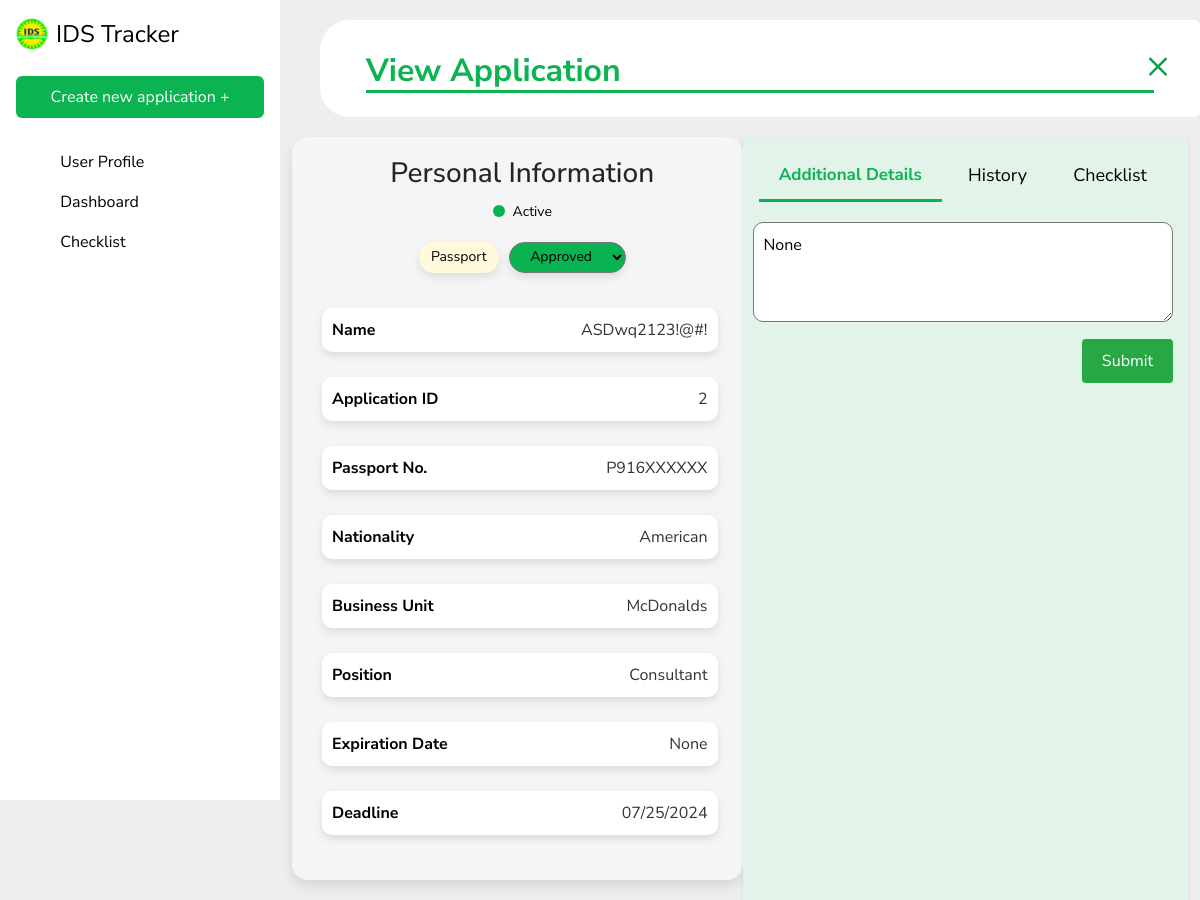
The app's page /view_application/2/ with its own data.
### IDSapp/models.py (models this page shows, shortened)
class BaseApplication(models.Model):
    class Meta:
        abstract = True
    application_types = [
        ('Renewal', 'Renewal'),
        ('Application', 'Application')
    ]
    document_types = [
        ('Visa', 'Visa'),
        ('Passport', 'Passport'),
        ('Work Permit', 'Work Permit')
    ]
    statuses = [
        ('In Progress', 'In Progress'),
        ('Lodged', 'Lodged'),
        ('Rejected', 'Rejected'),
        ('Approved', 'Approved'),
        ('Archived', 'Archived')
    ]
    conditions = [
        ('Active', 'Active'),
        ('Archived', 'Archived')
    ]
    firstName = models.CharField(max_length = 50)
    lastName = models.CharField(max_length = 50)
    nationality = models.CharField(max_length = 50)
    companyPos = models.CharField(max_length = 50)
    passportNo = models.CharField(max_length = 15)
    expirationDate = models.DateField(blank=True, null=True)
    deadline = models.DateField(blank=True, null=True)
    status = models.CharField(max_length = 20, choices = statuses)
    applicationType = models.CharField(max_length = 20, choices = application_types)
    documentType = models.CharField(max_length = 20, choices = document_types)
    businessUnit = models.CharField(max_length = 50)
    condition = models.CharField(max_length = 20, choices = conditions)
    comment = models.TextField(blank=True, null=True)
    priority = models.IntegerField(default=0)
    objects = models.Manager()
    def getFirstName(self):
        return self.firstName
    def getNationality(self):
        return self.nationality
    def getPassportNo(self):
        return self.passportNo
    def getExpirationDate(self):
        return self.expirationDate.strftime('%m/%d/%Y') if self.expirationDate else None
    def getDeadline(self):
        return self.deadline.strftime('%m/%d/%Y') if self.deadline else None
    def getStatus(self):
        return self.status
    def getDocumentType(self):
        return self.documentType
    def getBusinessUnit(self):
        return self.businessUnit
    def getCondition(self):
        return self.condition
    def getComment(self):
        return self.comment

class Application(BaseApplication):
    pass

### IDSapp/views.py (the view)
# urls.py: path('view_application/<int:pk>/', views.view_application, name='view_application'),
def view_application(request,pk): #add pk here
    a = get_object_or_404(Application, pk=pk)
    if request.method == 'POST':
        status = request.POST.get('status')
        a.status = status
        a.save()
        return redirect('view_dashboard')
    return render(request, 'view_application.html',{'a':a})

### IDSapp/templates/view_application.html (shortened to what this page needs)
{% extends 'base.html' %}
{% load static %}
{% block content %}
<div style="padding-top: 20px; margin-left: 40px;">
    <div class="card" style="border: none; border-bottom-left-radius: 30px; border-top-left-radius: 30px;">
        <div class="card-body">
            <h2 class="card-title mt-3" style="margin-left: 30px; margin-right: 30px; color: #0BB351; font-weight: bold; border-bottom: 3px solid #0BB351;">View Application</h2>
            <a href="{% url 'view_dashboard' %}" class="close-icon">&times;</a>
        </div>
    </div>
</div>
<div class="container">
    <div class="content">
      <div class="main" style="display: flex;">
        <div class="info-block" style="flex: 1; padding-right: 10px;">
            <h3 class='personal-information'>Personal Information</h3>
            <div class="status-row">
                <span class='status-condition'>{{a.getCondition}}</span>
            </div>
            <div class="status-row">
                <span class="docu-type">  {{a.getDocumentType}}</span>
                <form method="POST" action="{% url 'view_application' a.pk %}">{% csrf_token %}
                    <select name="status" class="status-indicator {% if a.status == 'In Progress'%}status-in-progress
                    {% elif a.status == 'Lodged' %}status-lodged
                    {% elif a.status == 'Approved' %}status-approved
                    {% elif a.status == 'Rejected' %}status-rejected
                    {% endif %}" onchange="this.className=this.options[this.selectedIndex].className">
                        <option value="Approved" class="status-approved" {% if a.getStatus == 'Approved' %}selected{% endif %}>Approved</option>
                    </select>
            </div>
            <div class="info-row">
                <label>Name</label>
                <span>{{a.getFirstName}}</span>
            </div>
            <div class="info-row">
                <label>Application ID</label>
                <span>{{a.pk}}</span>
            </div>
            <div class="info-row">
                <label>Passport No.</label>
                <span>{{a.getPassportNo}}</span>
            </div>
            <div class="info-row">
                <label>Nationality</label>
                <span>{{a.getNationality}}</span>
            </div>
            <div class="info-row">
                <label>Business Unit</label>
                <span>{{a.getBusinessUnit}}</span>
            </div>
            <div class="info-row">
                <label>Position</label>
                <span>{{a.companyPos}}</span>
            </div>
            <div class="info-row">
                <label>Expiration Date</label>
                <span>{{a.getExpirationDate}}</span>
            </div>
            <div class="info-row">
                <label>Deadline</label>
                <span>{{a.getDeadline}}</span>
            </div>
        </div>
        <div class="form-section" style="flex: 1; padding-left: 10px;">
            <div class='tabs'>
                <a href="#additionalDetails" class="tab active" onclick="openTab(event, 'AdditionalDetails')">Additional Details</a>
                <a href="#history" class="tab" onclick="openTab(event, 'History')">History</a>
                <a href="#checklist" class="tab" onclick="openTab(event, 'Checklist')">Checklist</a>
            </div>
            <div id="AdditionalDetails" class="tabcontent" style="display: block;">
                <textarea name="additional info" id="additional info" placeholder="Add details">{{a.getComment}}</textarea>
                <div class="button-container">
                    <button>Submit</button>
                </div>
            </div>
        </div>
      </div>
    </div>
  </div>
{% endblock %}

### IDSapp/templates/base.html (style rules this page uses)
body { background-color: #EEE; font-family: 'Nunito Sans', sans-serif; }

### IDSapp/templates/view_application.html (style rules this page uses)
.close-icon { position: absolute; top: 15px; right: 30px; font-size: 40px; text-decoration: none; color: #0e9e4c; }
.personal-information { flex-direction: column; justify-content: center; margin: 0; }
.status-condition { color: Black; font-size: 14px; text-align: center; display: inline-block; position: relative; padding-left: 20px; }
.status-condition::before { content: ''; position: absolute; left: 0; top: 50%; transform: translateY(-50%); width: 12px; height: 12px; background-color: #0ab351; border-radius: 50%; }
.status-row, .info-row { display: flex; justify-content: center; padding: 10px; }
.status-indicator { color: Black; padding: 4px 12px; border-radius: 20px; font-size: 14px; margin-bottom: 25px; box-shadow: 0 4px 8px rgba(0, 0, 0, 0.1); text-align: center; display: inline-block; position: relative; }
.status-approved { background-color:#0ab351; color: Black; padding: 4px 12px; border-radius: 20px; font-size: 14px; margin-bottom: 25px; box-shadow: 0 4px 8px rgba(0, 0, 0, 0.1); text-align: center; display: inline-block; position: relative; }
.docu-type { background-color: #fffadc; color: black; padding: 4px 12px; border-radius: 20px; font-size: 14px; margin-bottom: 25px; margin-right: 10px; box-shadow: 0 4px 8px rgba(0, 0, 0, 0.1); }
.info-block { background-color: #f5f5f5; padding: 20px; margin-bottom: 20px; border-radius: 16px; box-shadow: 0 6px 12px rgba(0,0,0,0.1); justify-content: center; text-align: center; margin: 20px 0; }
.info-row { display: flex; justify-content: space-between; margin-bottom: 25px; margin-right: 15px; margin-left: 10px; align-items: center; background: white; padding: 10px; border-radius: 10px; box-shadow: 0 4px 8px rgba(0, 0, 0, 0.1); }
.info-row label { font-weight: bold; color: black; }
.info-row span { color: #333; text-align: right; }
.form-section { background-color: #e2f4e9; padding: 15px; box-shadow: 0 2px 4px rgba(0,0,0,0.1); margin-top: 20px; }
.form-section textarea { width: 100%; padding: 10px; margin-bottom: 10px; height: 100px; border-radius: 10px; }
.form-section .button-container { display: flex; justify-content: flex-end; }
.form-section button { padding: 10px 20px; background-color: #28a745; color: white; border: none; border-radius: 4px; cursor: pointer; justify-content: right; }
.tabs { display: flex; justify-content: space-evenly; margin-bottom: 20px; }
.tab { display: block; padding: 10px 20px; color: black; text-decoration: none; border-bottom: 3px solid transparent; font-size: 18px; }
.tab.active { border-bottom: 3px solid #0BB351; font-weight: bold; font-size: 17px; color: #0BB351; }

### records on screen
Application: getCondition "Active", getDocumentType "Passport", status "Approved", getFirstName "ASDwq2123!@#!", pk "2", getPassportNo "P916XXXXXX", getNationality "American", getBusinessUnit "McDonalds", companyPos "Consultant", getExpirationDate "None", getDeadline "07/25/2024", getComment "None"
